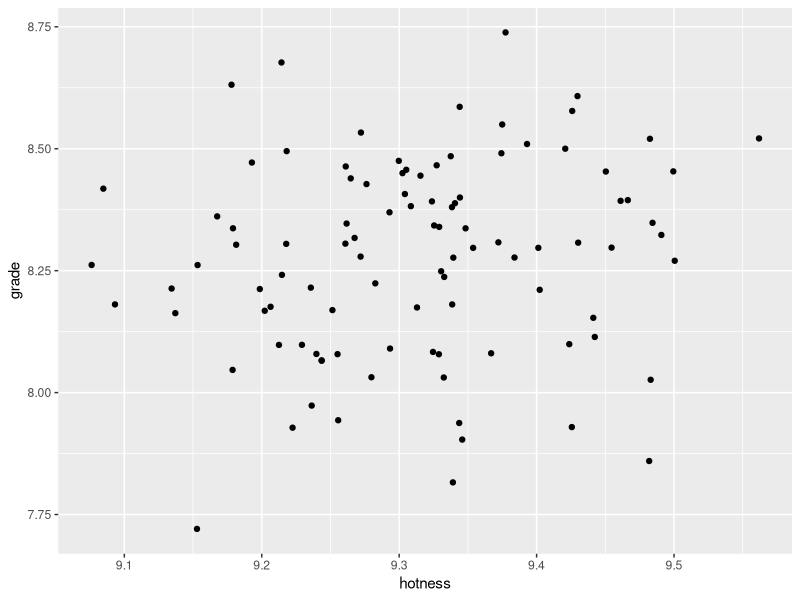

Recreate this plot in R.
## ---- chunk 1
require(ggplot2)
mydf<-data.frame(grade=rnorm(n = 100,mean=8.3,sd=0.2),hotness=rnorm(n = 100,mean=9.3,sd=0.1))
qplot(hotness,grade,data=mydf)

## ---- chunk 2
summary(mydf)

